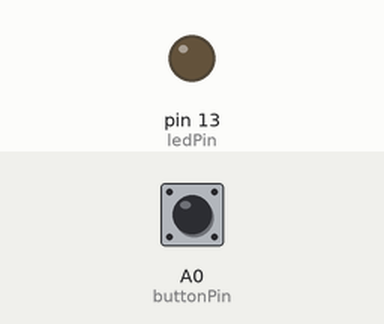
The sketch below on a simulated Arduino Nano, built with avr-gcc and run on an emulated ATmega328P. Shown: output pins drawn as LEDs (lit = HIGH). Dashed ring = blinking. The inputs (shaded band) are chosen by the test bench; at power-on: A0 (buttonPin) HIGH. What the sketch prints to the serial monitor is not drawn.

Above: at 1.2 s.
1.3 s: A0 (buttonPin) pulled LOW for 1 s
At 1.6 s:
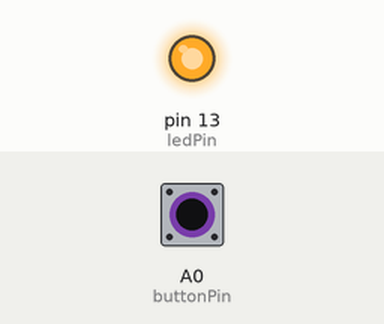
3.8 s: A0 (buttonPin) pulled LOW for 1 s
At 5.4 s:
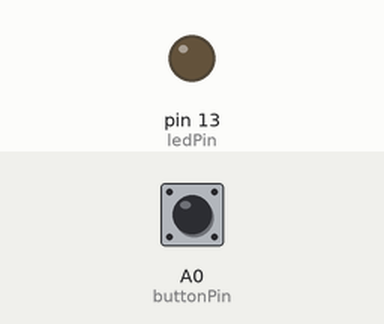
7.8 s: A0 (buttonPin) pulsed LOW 2 times (0.12 s each, 0.3 s apart)
At 8.2 s:
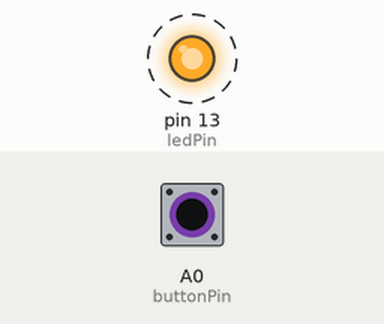
9.9 s: A0 (buttonPin) driven LOW
At 10.5 s:
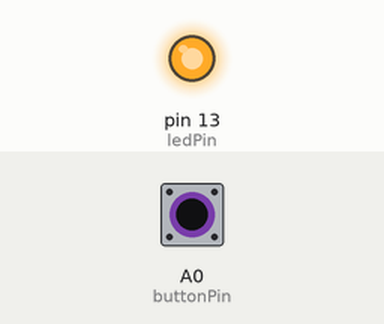
12.9 s: A0 (buttonPin) driven HIGH
At 14.0 s:
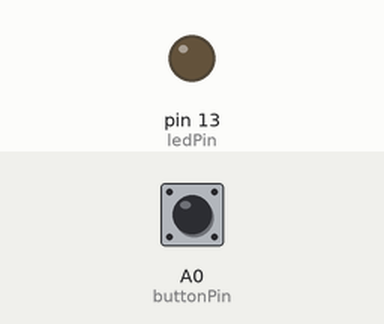
Timing chart, 0 to 15.9 s (numbered marks = the images above; inputs shaded):
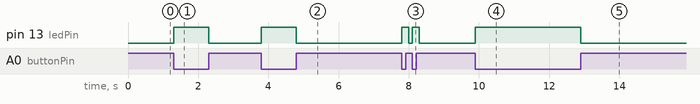

The sketch:

AOG_ecrivain.ino
```cpp
/* adapte depuis le code de
    V2.50 - 07/04/2023 - Daniel Desmartins
   Connected to the Relay Port in AgOpenGPS

  Ecriture d'un message  sur 7 section pour feter  noel
   bric bric  20/12/2023

>>files  to generate dot  matrix
https://docs.google.com/spreadsheets/d/1SNG4S7sTqmZtR76YS03U3PU_Yl2-DZqmN_SXQ4Z_i8E/edit?usp=sharing

connect USB  arduino Nano to AOG as machine  on AgOpenGps  (  test  in 5.7.  5.8  ,   normally work in 5.x)
on Arduino Nano connect A0  to GND  to  start ...


*/
// merry christmas
//byte message[] = {  0,  0,  127,  2,  4,  2,  127,  0,  127,  73, 73, 65, 0,  126,  25, 41, 78, 0,  126,  25, 41, 78, 0,  3,  4,  120,  4,  3,  0,  0,  0,  0,  62, 65, 65, 34, 0,  127,  8,  8,  127,  0,  126,  25, 41, 78, 0,  0,  65, 127,  65, 0,  46, 73, 73, 58, 0,  1,  1,  127,  1,  1,  0,  127,  2,  4,  2,  127,  0,  0,  126,  9,  9,  126,  0,  46, 73, 73, 58, 0,  0,  0,  0,  0,  0,  20, 30, 127,  30, 20, 0};

// merry christmas dark start
byte message[] = {0,  32, 52, 62, 127,  62, 52, 32, 0,  0,  127,  127,  6,  12, 2,  127,  0,  127,  127,  73, 73, 65, 0,  126,  126,  25, 41, 78, 0,  126,  126,  25, 41, 78, 0,  3,  7,  124,  120,  4,  3,  0,  0,  0,  62, 127,  65, 65, 34, 0,  127,  127,  8,  8,  127,  0,  126,  126,  25, 41, 78, 0,  65, 127,  127,  65, 0,  38, 111,  73, 73, 58, 0,  1,  1,  127,  127,  1,  1,  0,  127,  127,  6,  12, 2,  127,  0,  126,  127,  9,  9,  126,  0,  38, 111,  73, 73, 58, 0,  0,  0,  0,  32, 52, 62, 127,  62, 52, 32, 0};

// joyeux noel
//byte message[] = {0,  32, 52, 62, 127,  62, 52, 32, 0,  33, 65, 65, 63, 1,  0,  62, 65, 65, 65, 62, 0,  3,  4,  120,  4,  3,  0,  127,  73, 73, 65, 0,  63, 64, 64, 64, 63, 0,  65, 54, 8,  54, 65, 0,  0,  0,  127,  6,  8,  48, 127,  0,  62, 65, 65, 65, 62, 0,  127,  73, 73, 65, 0,  127,  64, 64, 64, 0,  0,  0,  32, 52, 62, 127,  62, 52, 32, 0,  0,  0};


uint8_t  mainByte = 1;  // on donne la valeur  au section automatique = 1  ou   manuel  = 0  ou rien  2  pas d'interet

//Variables:
const uint8_t loopTime = 100; //10hz
uint32_t lastTime = loopTime;
uint32_t currentTime = loopTime;

//Comm checks
uint8_t watchdogTimer = 12;      //make sure we are talking to AOG
uint8_t serialResetTimer = 0;   //if serial buffer is getting full, empty it

//Parsing PGN
bool isPGNFound = false, isHeaderFound = false;
uint8_t pgn = 0, dataLength = 0;
int16_t tempHeader = 0;

//hello from AgIO
uint8_t helloFromMachine[] = { 128, 129, 123, 123, 5, 0, 0, 0, 0, 0, 71 };
bool helloUDP = false;
//show life in AgIO
uint8_t helloAgIO[] = { 0x80, 0x81, 0x7B, 0xEA, 8, 0, 0, 0, 0, 0, 0, 0, 0, 0x6D };
uint8_t helloCounter = 0;

uint8_t AOG[] = { 0x80, 0x81, 0x7B, 0xEA, 8, 0, 0, 0, 0, 0, 0, 0, 0, 0xCC };

//The variables used for storage
uint8_t relayLo = 0, relayHi = 0;

uint8_t onLo = 0, offLo = 0, onHi = 0, offHi = 0 ;


uint16_t tableau = 0;
uint16_t boucle = 0;
uint8_t boom = 0 ;

const int buttonPin = A0;         // the number of the pushbutton pin
const int ledPin = LED_BUILTIN;  // the number of the LED pin

//End of variables
void setup() {


  Serial.begin(38400);  //set up communication
  while (!Serial) {
    // wait for serial port to connect. Needed for native USB
  }
  // initialize the LED pin as an output:
  pinMode(ledPin, OUTPUT);
  // initialize the pushbutton pin as an input:
  pinMode(buttonPin, INPUT_PULLUP);

tableau= sizeof(message)*10;

} //end of setup

void loop() {


  currentTime = millis();
  if (currentTime - lastTime >= loopTime) {  //start timed loop
    lastTime = currentTime;


    //avoid overflow of watchdogTimer:
    if (watchdogTimer++ > 250) watchdogTimer = 12;

    //clean out serial buffer to prevent buffer overflow:
    if (serialResetTimer++ > 20) {
      while (Serial.available() > 0) Serial.read();
      serialResetTimer = 0;
    }


    mainByte = 1;
    bool buttonState = digitalRead(buttonPin);

    // check if the pushbutton is pressed. If it is, the buttonState is HIGH:
    if (buttonState == LOW) {
      // turn LED on:
      digitalWrite(ledPin, HIGH);
      if (boucle++ > tableau) boucle = 0;
      boom = message[boucle / 10];

    } else {
      // turn LED off:
      digitalWrite(ledPin, LOW);
      boom = 0;
        boucle= 0;
    }


    //Send to AOG
    AOG[5] = (uint8_t)mainByte;
    AOG[9] = (uint8_t)boom; //onLo;
    AOG[10] = (uint8_t)~boom; //offLo;


    //add the checksum
    int16_t CK_A = 0;
    for (uint8_t i = 2; i < sizeof(AOG) - 1; i++)
    {
      CK_A = (CK_A + AOG[i]);
    }
    AOG[sizeof(AOG) - 1] = CK_A;

    Serial.write(AOG, sizeof(AOG));
    Serial.flush();   // flush out buffer
  }
  //}

  // Serial Receive
  //Do we have a match with 0x8081?
  if (Serial.available() > 4 && !isHeaderFound && !isPGNFound)
  {
    uint8_t temp = Serial.read();
    if (tempHeader == 0x80 && temp == 0x81)
    {
      isHeaderFound = true;
      tempHeader = 0;
    }
    else
    {
      tempHeader = temp;     //save for next time
      return;
    }
  }

  //Find Source, PGN, and Length
  if (Serial.available() > 2 && isHeaderFound && !isPGNFound)
  {
    Serial.read(); //The 7F or less
    pgn = Serial.read();
    dataLength = Serial.read();
    isPGNFound = true;


  }

  //The data package
  if (Serial.available() > dataLength && isHeaderFound && isPGNFound)
  {

    if (pgn == 200) // Hello from AgIO
    {
      helloUDP = true;

      Serial.read(); //Version
      Serial.read();

      if (Serial.read())
      {
        relayLo -= 255;
        relayHi -= 255;
        watchdogTimer = 0;
      }

      //crc
      Serial.read();

      helloFromMachine[5] = relayLo;
      helloFromMachine[6] = relayHi;

      Serial.write(helloFromMachine, sizeof(helloFromMachine));

      //reset for next pgn sentence
      isHeaderFound = isPGNFound = false;
      pgn = dataLength = 0;
    }
    else { //reset for next pgn sentence
      isHeaderFound = isPGNFound = false;
      pgn = dataLength = 0;
    }
  }
} //end of main loop
```

Measured:
- after the input at 1.3 s, pin 13 (ledPin): LOW → HIGH at once, → LOW 1.0 s later
- after the input at 3.8 s, pin 13 (ledPin): LOW → HIGH at once, → LOW 1.0 s later
- after the input at 7.8 s, pin 13 (ledPin): alternates HIGH for 0.20 s and LOW for 0.10 s, 4 changes in all, then stays LOW, starting at once
- after the input at 9.9 s, pin 13 (ledPin): LOW → HIGH at once
- after the input at 12.9 s, pin 13 (ledPin): HIGH → LOW at once
